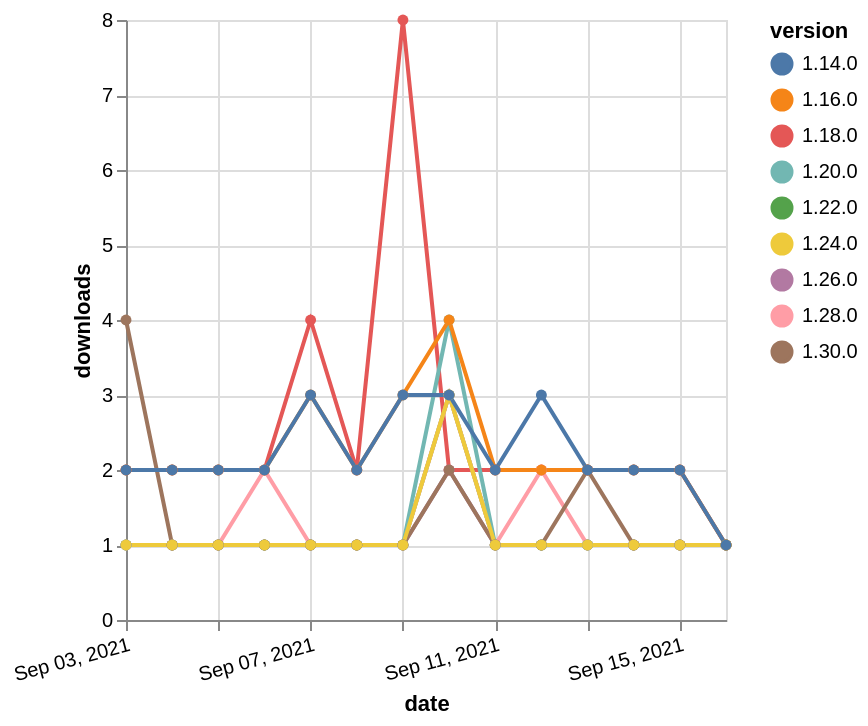

Source (Vega-Lite JSON):
### Vega-Lite specification from a JSON file in a GitHub repository (floating-point values rounded to 4 significant figures)
{"$schema": "https://vega.github.io/schema/vega-lite/v5.json", "description": "A simple bar chart with embedded data.", "data": {"values": [{"date": "2021-09-03", "total": 2512, "delta": 2, "version": "1.18.0"}, {"date": "2021-09-04", "total": 2514, "delta": 2, "version": "1.18.0"}, {"date": "2021-09-05", "total": 2516, "delta": 2, "version": "1.18.0"}, {"date": "2021-09-06", "total": 2518, "delta": 2, "version": "1.18.0"}, {"date": "2021-09-07", "total": 2522, "delta": 4, "version": "1.18.0"}, {"date": "2021-09-08", "total": 2524, "delta": 2, "version": "1.18.0"}, {"date": "2021-09-09", "total": 2532, "delta": 8, "version": "1.18.0"}, {"date": "2021-09-10", "total": 2534, "delta": 2, "version": "1.18.0"}, {"date": "2021-09-11", "total": 2536, "delta": 2, "version": "1.18.0"}, {"date": "2021-09-12", "total": 2538, "delta": 2, "version": "1.18.0"}, {"date": "2021-09-13", "total": 2540, "delta": 2, "version": "1.18.0"}, {"date": "2021-09-14", "total": 2542, "delta": 2, "version": "1.18.0"}, {"date": "2021-09-15", "total": 2544, "delta": 2, "version": "1.18.0"}, {"date": "2021-09-16", "total": 2545, "delta": 1, "version": "1.18.0"}, {"date": "2021-09-03", "total": 197, "delta": 1, "version": "1.22.0"}, {"date": "2021-09-04", "total": 198, "delta": 1, "version": "1.22.0"}, {"date": "2021-09-05", "total": 199, "delta": 1, "version": "1.22.0"}, {"date": "2021-09-06", "total": 200, "delta": 1, "version": "1.22.0"}, {"date": "2021-09-07", "total": 201, "delta": 1, "version": "1.22.0"}, {"date": "2021-09-08", "total": 202, "delta": 1, "version": "1.22.0"}, {"date": "2021-09-09", "total": 203, "delta": 1, "version": "1.22.0"}, {"date": "2021-09-10", "total": 206, "delta": 3, "version": "1.22.0"}, {"date": "2021-09-11", "total": 207, "delta": 1, "version": "1.22.0"}, {"date": "2021-09-12", "total": 208, "delta": 1, "version": "1.22.0"}, {"date": "2021-09-13", "total": 209, "delta": 1, "version": "1.22.0"}, {"date": "2021-09-14", "total": 210, "delta": 1, "version": "1.22.0"}, {"date": "2021-09-15", "total": 211, "delta": 1, "version": "1.22.0"}, {"date": "2021-09-16", "total": 212, "delta": 1, "version": "1.22.0"}, {"date": "2021-09-03", "total": 185, "delta": 1, "version": "1.28.0"}, {"date": "2021-09-04", "total": 186, "delta": 1, "version": "1.28.0"}, {"date": "2021-09-05", "total": 187, "delta": 1, "version": "1.28.0"}, {"date": "2021-09-06", "total": 189, "delta": 2, "version": "1.28.0"}, {"date": "2021-09-07", "total": 190, "delta": 1, "version": "1.28.0"}, {"date": "2021-09-08", "total": 191, "delta": 1, "version": "1.28.0"}, {"date": "2021-09-09", "total": 192, "delta": 1, "version": "1.28.0"}, {"date": "2021-09-10", "total": 195, "delta": 3, "version": "1.28.0"}, {"date": "2021-09-11", "total": 196, "delta": 1, "version": "1.28.0"}, {"date": "2021-09-12", "total": 198, "delta": 2, "version": "1.28.0"}, {"date": "2021-09-13", "total": 199, "delta": 1, "version": "1.28.0"}, {"date": "2021-09-14", "total": 200, "delta": 1, "version": "1.28.0"}, {"date": "2021-09-15", "total": 201, "delta": 1, "version": "1.28.0"}, {"date": "2021-09-16", "total": 202, "delta": 1, "version": "1.28.0"}, {"date": "2021-09-03", "total": 165, "delta": 1, "version": "1.26.0"}, {"date": "2021-09-04", "total": 166, "delta": 1, "version": "1.26.0"}, {"date": "2021-09-05", "total": 167, "delta": 1, "version": "1.26.0"}, {"date": "2021-09-06", "total": 168, "delta": 1, "version": "1.26.0"}, {"date": "2021-09-07", "total": 169, "delta": 1, "version": "1.26.0"}, {"date": "2021-09-08", "total": 170, "delta": 1, "version": "1.26.0"}, {"date": "2021-09-09", "total": 171, "delta": 1, "version": "1.26.0"}, {"date": "2021-09-10", "total": 173, "delta": 2, "version": "1.26.0"}, {"date": "2021-09-11", "total": 174, "delta": 1, "version": "1.26.0"}, {"date": "2021-09-12", "total": 175, "delta": 1, "version": "1.26.0"}, {"date": "2021-09-13", "total": 176, "delta": 1, "version": "1.26.0"}, {"date": "2021-09-14", "total": 177, "delta": 1, "version": "1.26.0"}, {"date": "2021-09-15", "total": 178, "delta": 1, "version": "1.26.0"}, {"date": "2021-09-16", "total": 179, "delta": 1, "version": "1.26.0"}, {"date": "2021-09-03", "total": 416, "delta": 1, "version": "1.20.0"}, {"date": "2021-09-04", "total": 417, "delta": 1, "version": "1.20.0"}, {"date": "2021-09-05", "total": 418, "delta": 1, "version": "1.20.0"}, {"date": "2021-09-06", "total": 419, "delta": 1, "version": "1.20.0"}, {"date": "2021-09-07", "total": 420, "delta": 1, "version": "1.20.0"}, {"date": "2021-09-08", "total": 421, "delta": 1, "version": "1.20.0"}, {"date": "2021-09-09", "total": 422, "delta": 1, "version": "1.20.0"}, {"date": "2021-09-10", "total": 426, "delta": 4, "version": "1.20.0"}, {"date": "2021-09-11", "total": 427, "delta": 1, "version": "1.20.0"}, {"date": "2021-09-12", "total": 428, "delta": 1, "version": "1.20.0"}, {"date": "2021-09-13", "total": 429, "delta": 1, "version": "1.20.0"}, {"date": "2021-09-14", "total": 430, "delta": 1, "version": "1.20.0"}, {"date": "2021-09-15", "total": 431, "delta": 1, "version": "1.20.0"}, {"date": "2021-09-16", "total": 432, "delta": 1, "version": "1.20.0"}, {"date": "2021-09-03", "total": 2600, "delta": 2, "version": "1.16.0"}, {"date": "2021-09-04", "total": 2602, "delta": 2, "version": "1.16.0"}, {"date": "2021-09-05", "total": 2604, "delta": 2, "version": "1.16.0"}, {"date": "2021-09-06", "total": 2606, "delta": 2, "version": "1.16.0"}, {"date": "2021-09-07", "total": 2609, "delta": 3, "version": "1.16.0"}, {"date": "2021-09-08", "total": 2611, "delta": 2, "version": "1.16.0"}, {"date": "2021-09-09", "total": 2614, "delta": 3, "version": "1.16.0"}, {"date": "2021-09-10", "total": 2618, "delta": 4, "version": "1.16.0"}, {"date": "2021-09-11", "total": 2620, "delta": 2, "version": "1.16.0"}, {"date": "2021-09-12", "total": 2622, "delta": 2, "version": "1.16.0"}, {"date": "2021-09-13", "total": 2624, "delta": 2, "version": "1.16.0"}, {"date": "2021-09-14", "total": 2626, "delta": 2, "version": "1.16.0"}, {"date": "2021-09-15", "total": 2628, "delta": 2, "version": "1.16.0"}, {"date": "2021-09-16", "total": 2629, "delta": 1, "version": "1.16.0"}, {"date": "2021-09-03", "total": 127, "delta": 4, "version": "1.30.0"}, {"date": "2021-09-04", "total": 128, "delta": 1, "version": "1.30.0"}, {"date": "2021-09-05", "total": 129, "delta": 1, "version": "1.30.0"}, {"date": "2021-09-06", "total": 130, "delta": 1, "version": "1.30.0"}, {"date": "2021-09-07", "total": 131, "delta": 1, "version": "1.30.0"}, {"date": "2021-09-08", "total": 132, "delta": 1, "version": "1.30.0"}, {"date": "2021-09-09", "total": 133, "delta": 1, "version": "1.30.0"}, {"date": "2021-09-10", "total": 135, "delta": 2, "version": "1.30.0"}, {"date": "2021-09-11", "total": 136, "delta": 1, "version": "1.30.0"}, {"date": "2021-09-12", "total": 137, "delta": 1, "version": "1.30.0"}, {"date": "2021-09-13", "total": 139, "delta": 2, "version": "1.30.0"}, {"date": "2021-09-14", "total": 140, "delta": 1, "version": "1.30.0"}, {"date": "2021-09-15", "total": 141, "delta": 1, "version": "1.30.0"}, {"date": "2021-09-16", "total": 142, "delta": 1, "version": "1.30.0"}, {"date": "2021-09-03", "total": 189, "delta": 1, "version": "1.24.0"}, {"date": "2021-09-04", "total": 190, "delta": 1, "version": "1.24.0"}, {"date": "2021-09-05", "total": 191, "delta": 1, "version": "1.24.0"}, {"date": "2021-09-06", "total": 192, "delta": 1, "version": "1.24.0"}, {"date": "2021-09-07", "total": 193, "delta": 1, "version": "1.24.0"}, {"date": "2021-09-08", "total": 194, "delta": 1, "version": "1.24.0"}, {"date": "2021-09-09", "total": 195, "delta": 1, "version": "1.24.0"}, {"date": "2021-09-10", "total": 198, "delta": 3, "version": "1.24.0"}, {"date": "2021-09-11", "total": 199, "delta": 1, "version": "1.24.0"}, {"date": "2021-09-12", "total": 200, "delta": 1, "version": "1.24.0"}, {"date": "2021-09-13", "total": 201, "delta": 1, "version": "1.24.0"}, {"date": "2021-09-14", "total": 202, "delta": 1, "version": "1.24.0"}, {"date": "2021-09-15", "total": 203, "delta": 1, "version": "1.24.0"}, {"date": "2021-09-16", "total": 204, "delta": 1, "version": "1.24.0"}, {"date": "2021-09-03", "total": 2590, "delta": 2, "version": "1.14.0"}, {"date": "2021-09-04", "total": 2592, "delta": 2, "version": "1.14.0"}, {"date": "2021-09-05", "total": 2594, "delta": 2, "version": "1.14.0"}, {"date": "2021-09-06", "total": 2596, "delta": 2, "version": "1.14.0"}, {"date": "2021-09-07", "total": 2599, "delta": 3, "version": "1.14.0"}, {"date": "2021-09-08", "total": 2601, "delta": 2, "version": "1.14.0"}, {"date": "2021-09-09", "total": 2604, "delta": 3, "version": "1.14.0"}, {"date": "2021-09-10", "total": 2607, "delta": 3, "version": "1.14.0"}, {"date": "2021-09-11", "total": 2609, "delta": 2, "version": "1.14.0"}, {"date": "2021-09-12", "total": 2612, "delta": 3, "version": "1.14.0"}, {"date": "2021-09-13", "total": 2614, "delta": 2, "version": "1.14.0"}, {"date": "2021-09-14", "total": 2616, "delta": 2, "version": "1.14.0"}, {"date": "2021-09-15", "total": 2618, "delta": 2, "version": "1.14.0"}, {"date": "2021-09-16", "total": 2619, "delta": 1, "version": "1.14.0"}]}, "width": "container", "mark": {"type": "line", "point": {"filled": true}}, "encoding": {"x": {"field": "date", "type": "temporal", "timeUnit": "yearmonthdate", "title": "date", "axis": {"labelAngle": -15}}, "y": {"field": "delta", "type": "quantitative", "title": "downloads"}, "color": {"field": "version", "type": "nominal"}, "tooltip": {"field": "delta"}}}
